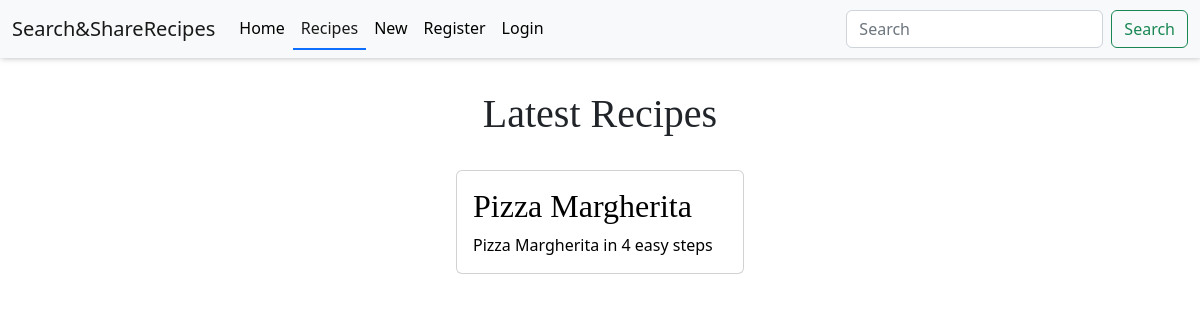
Before: /recipes/ with the older database file.
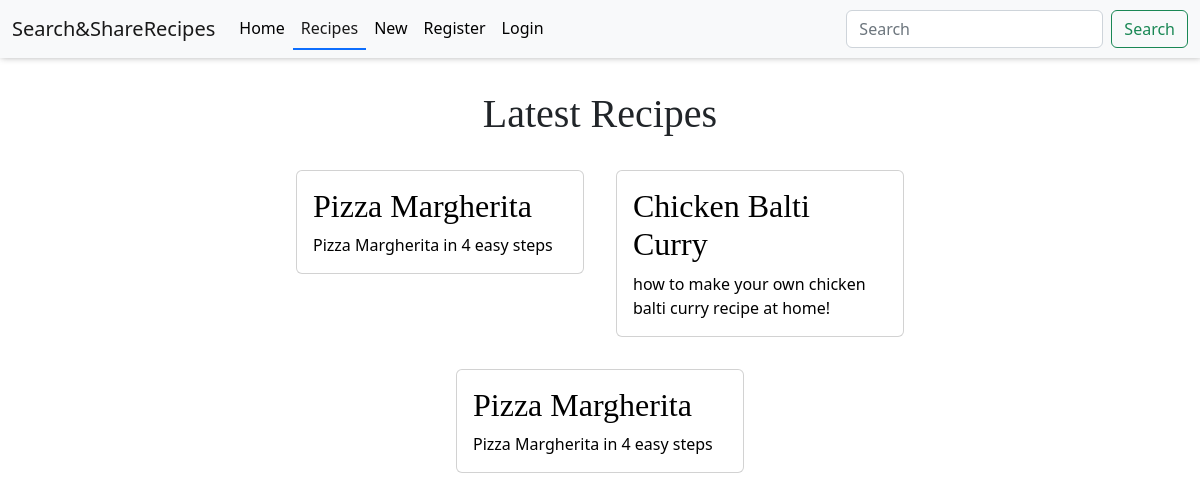
After: the same page with the newer database file.
### recipes_app/models.py (models this page shows, shortened)
class Recipe(models.Model):
    user = models.ForeignKey(
        User, related_name="recipe_owner", on_delete=models.CASCADE
    )
    title = models.CharField(max_length=300, null=False, blank=False)
    description = models.CharField(max_length=500, null=False, blank=False)
    instructions = RichTextField(max_length=10000, null=False, blank=False)
    ingredients = RichTextField(max_length=10000, null=False, blank=False)
    meal_type = models.CharField(max_length=50, choices=MEAL_TYPES, default="breakfast")
    cuisine_types = models.CharField(
        max_length=50, choices=CUISINE_TYPES, default="italian"
    )
    posted_date = models.DateTimeField(auto_now=True)
    class Meta:
        ordering = ["-posted_date"]

### recipes_app/views.py (the view)
# urls.py: path("recipes/", views.Recipes.as_view(), name="recipes"),
class Recipes(ListView):
    template_name = "recipes/recipes.html"
    model = models.Recipe
    context_object_name = "recipes"
    def get_queryset(self, **kwargs):
        query = self.request.GET.get('q')
        if query:
            recipes = self.model.objects.filter(
                Q(title__icontains=query) |
                Q(description__icontains=query) |
                Q(instructions__icontains=query) |
                Q(cuisine_types__icontains=query)
            )
        else:
            recipes = self.model.objects.all()
        return recipes

### recipes_app/templates/recipes/recipes.html (shortened to what this page needs)
{% extends "recipes/base.html" %}
{% block content %}
<h1 class="text-center p-2 d-block">
    Latest Recipes
</h1>
<div class="container d-flex flex-row flex-wrap justify-content-center">
    {% for recipe in recipes %}
    <a href="{% url 'recipe_details' recipe.id %}" class="recipes" aria-label="Click to view {{recipe.title}}">
        <div class="card m-3" style="width: 18rem;">
            <div class="card-body">
              <h2 class="card-title">{{recipe.title}}</h2>
              <p class="card-text">{{recipe.description|truncatechars:100}}</p>
            </div>
        </div>
    </a>
    {% endfor %}
</div>
{% endblock %}

### recipes_app/templates/recipes/base.html (shortened to what this page needs)
<!DOCTYPE html>
<html lang="en">
<head>
    {% block extra_css %}
    <link rel="stylesheet" href="../../static/css/base.css">
    <link rel="stylesheet" href="https://cdnjs.cloudflare.com/ajax/libs/bootstrap/5.2.3/css/bootstrap.min.css" />
    {% endblock %}
</head>
<body>
  <header>
    {% with request.resolver_match.url_name as url_name %}
    <nav class="navbar navbar-expand-lg bg-light">
      <div class="container-fluid">
        <a class="navbar-brand" href="#">Search&ShareRecipes</a>
        <div class="collapse navbar-collapse" id="navbarSupportedContent">
          <ul class="navbar-nav me-auto mb-2 mb-lg-0">
            <li class="nav-item">
              <a class="nav-link {% if url_name == 'home' %}active{% endif %}" aria-current="page" href="{% url 'home' %}">Home</a>
            </li>
            <li class="nav-item">
              <a class="nav-link {% if url_name == 'recipes' %}active{% endif %}" href="{% url 'recipes' %}">Recipes</a>
            </li>
            {% if request.user.is_authenticated %}
            <li class="nav-item">
              <a class="nav-link {% if request.resolver_match.url_name == 'add_recipe' %}active{% endif %}" href="{% url 'add_recipe' %}">New</a>
            </li>
            <li class="nav-item">
              <form id="logout-form" action="{% url 'user-logout' %}" method="post">
              {% csrf_token %}
              <button type="submit" class="nav-link btn btn-link">
                Logout
              </button>
              </form>
            </li>
            {% else %}
            <li class="nav-item">
              <a class="nav-link" href="{% url 'user-login' %}?next=/add_recipe/">New</a>
            </li>
            <li class="nav-item">
              <a class="nav-link {% if url_name == 'user-register' %}active{% endif %} " href="{% url 'user-register' %}">Register</a>
            </li>
            <li class="nav-item">
              <a class="nav-link {% if url_name == 'user-login' %}active{% endif %}" href="{% url 'user-login' %}">Login</a>
            </li>
            {% endif %}
          </ul>
          <form class="d-flex" role="search" method="GET" action="{% url 'recipes' %}">
            <input class="form-control me-2" name="q" type="search" placeholder="Search" aria-label="Search">
            <button class="btn btn-outline-success" type="submit">Search</button>
          </form>
        </div>
      </div>
    </nav>
    {% endwith %}
  </header>
  <div class="container mt-4 col-8">
    {% block content %}
    {% endblock %}
  </div>
</body>
</html>

### recipes_app/static/css/base.css (style rules this page uses)
:root { --title: 'EB Garamond', serif; --main-font: 'Roboto', serif; --background: #3f006a0f; --blue: #0d6efd; --black: #000; --off-white: #f6f6f6; --white: #fff; --orange: #ffbf50; --smal-box-shadow: 1px -1px 7px 0 #00000061; --border: 1px solid #00000030; }
html, body { height: 100%; }
body { display: flex; flex-direction: column; font-family: var(--main-font); }
h1, h2, h3, h4, h5, h6 { font-family: var(--title); }
.navbar { background-color: var(--off-white); box-shadow: var(--smal-box-shadow); }
a.nav-link { color: var(--black); }
.active { border-bottom: 2px solid var(--blue); font-weight: 500; }
.card { height: 90%; margin-top: 1rem; }
.recipes { text-decoration: none; color: var(--black); }

Changed rows visible on the page:
added Recipe: title "Pizza Margherita", description "Pizza Margherita in 4 easy steps"
added Recipe: title "Chicken Balti Curry", description "how to make your own chicken balti curry recipe at home!"
